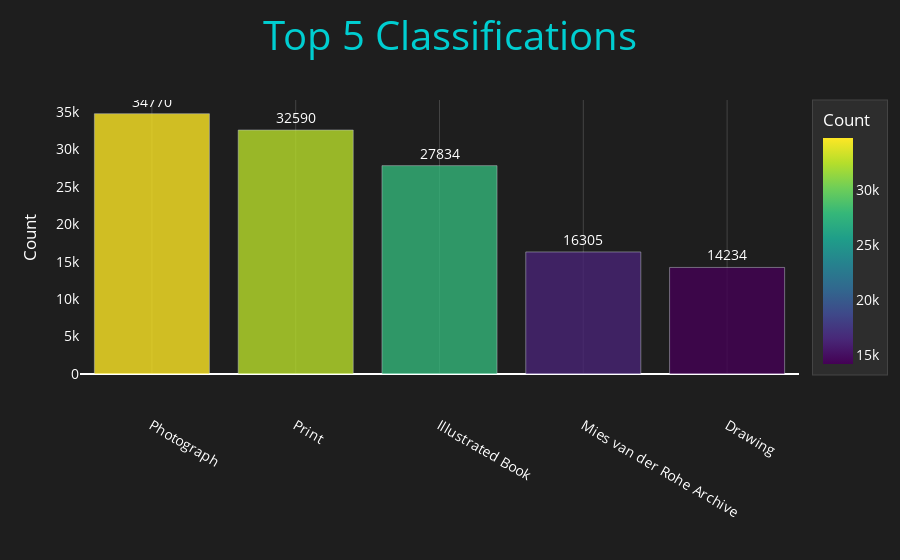

The code cell stored with this chart in its notebook:
### Code cell
T1fig3 = px.bar(
    top_classifications,
    x='Classification',
    y='Count',
    text='Count',
    title="Top 5 Classifications",
    color='Count',
    color_continuous_scale=px.colors.sequential.Viridis
)

T1fig3.update_traces(
    texttemplate='%{text:.0f}',
    textposition='outside',
    marker=dict(opacity=0.8)
)

T1fig3.update_layout(
    plot_bgcolor="#1E1E1E",
    paper_bgcolor="#1E1E1E",
    font=dict(color="#FFFFFF", size=14),
    title=dict(font=dict(size=40, color="#00CED1"), x=0.5),
    xaxis=dict(
        title="",
        color="#FFFFFF",
        gridcolor="#444444",
        zeroline=False,
        ticklabelstandoff=40
    ),
    yaxis=dict(
        title="Count",
        color="#FFFFFF",
        showgrid=False
    ),
    coloraxis_colorbar=dict(
        title="Count",
        tickcolor="#FFFFFF",
        titlefont=dict(color="#FFFFFF"),
        bgcolor="#2D2D2D",
        bordercolor="#444444",
        borderwidth=1
    ),
    height=600 
)

T1fig3.show()

### Figure 1 — Plotly figure (JSON) as saved in the notebook; plotly's stock layout.template omitted (floating-point values rounded to 4 significant figures)
{"data": [{"alignmentgroup": "True", "hovertemplate": "Classification=%{x}<br>Count=%{marker.color}<extra></extra>", "legendgroup": "", "marker": {"color": [34770, 32590, 27834, 16305, 14234], "coloraxis": "coloraxis", "opacity": 0.8, "pattern": {"shape": ""}}, "name": "", "offsetgroup": "", "orientation": "v", "showlegend": false, "text": [34770, 32590, 27834, 16305, 14234], "textposition": "outside", "texttemplate": "%{text:.0f}", "type": "bar", "x": ["Photograph", "Print", "Illustrated Book", "Mies van der Rohe Archive", "Drawing"], "xaxis": "x", "y": [34770, 32590, 27834, 16305, 14234], "yaxis": "y"}], "layout": {"autosize": true, "barmode": "relative", "coloraxis": {"colorbar": {"bgcolor": "#2D2D2D", "bordercolor": "#444444", "borderwidth": 1, "tickcolor": "#FFFFFF", "title": {"font": {"color": "#FFFFFF"}, "text": "Count"}}, "colorscale": [[0, "#440154"], [0.1111, "#482878"], [0.2222, "#3e4989"], [0.3333, "#31688e"], [0.4444, "#26828e"], [0.5556, "#1f9e89"], [0.6667, "#35b779"], [0.7778, "#6ece58"], [0.8889, "#b5de2b"], [1, "#fde725"]]}, "font": {"color": "#FFFFFF", "size": 14}, "legend": {"tracegroupgap": 0}, "paper_bgcolor": "#1E1E1E", "plot_bgcolor": "#1E1E1E", "title": {"font": {"color": "#00CED1", "size": 40}, "text": "Top 5 Classifications", "x": 0.5}, "xaxis": {"anchor": "y", "autorange": true, "color": "#FFFFFF", "domain": [0, 1], "gridcolor": "#444444", "range": [-0.5, 4.5], "ticklabelstandoff": 40, "title": {"text": ""}, "type": "category", "zeroline": false}, "yaxis": {"anchor": "x", "autorange": true, "color": "#FFFFFF", "domain": [0, 1], "range": [0, 36600], "showgrid": false, "title": {"text": "Count"}, "type": "linear"}}}
